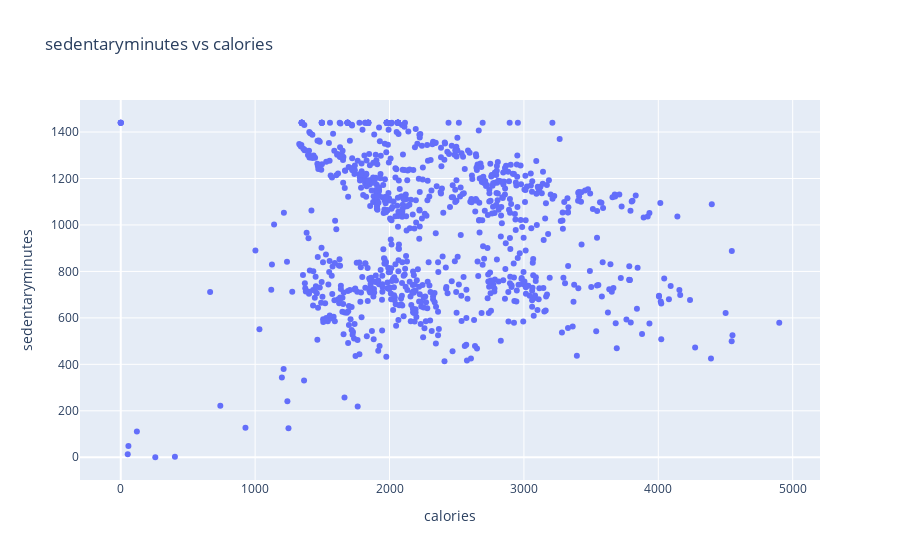

The notebook cell this image was saved under:
### Code cell
plot5=px.scatter(daily_activity,y='sedentaryminutes',x='calories',title='sedentaryminutes vs calories')
plot5

### Figure 1 — Plotly figure (JSON) as saved in the notebook; plotly's stock layout.template omitted (floating-point values rounded to 4 significant figures; data arrays with more than 128 entries replaced by an {"elided": "..."} marker saying what was removed)
{"data": [{"hovertemplate": "calories=%{x}<br>sedentaryminutes=%{y}<extra></extra>", "legendgroup": "", "marker": {"color": "#636efa", "symbol": "circle"}, "mode": "markers", "name": "", "orientation": "v", "showlegend": false, "type": "scatter", "x": {"elided": "940 int values"}, "xaxis": "x", "y": {"elided": "940 int values"}, "yaxis": "y"}], "layout": {"legend": {"tracegroupgap": 0}, "title": {"text": "sedentaryminutes vs calories"}, "xaxis": {"anchor": "y", "domain": [0, 1], "title": {"text": "calories"}}, "yaxis": {"anchor": "x", "domain": [0, 1], "title": {"text": "sedentaryminutes"}}}}
